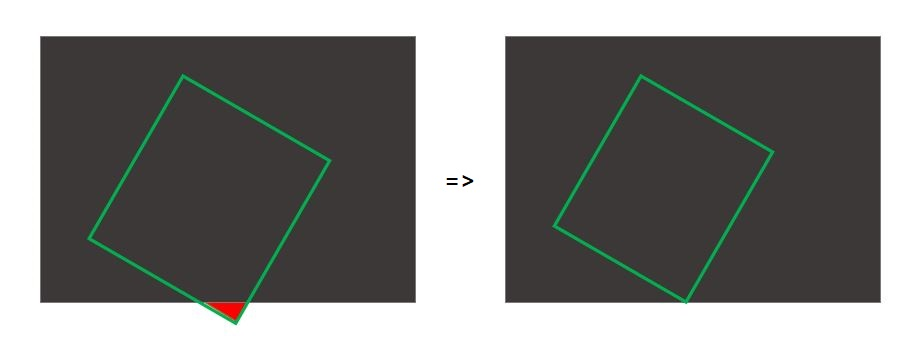
#> input picture imageProcessingApp/Sample.jpg, 916 x 348 px
$ python test.py
#> lines starting #> are read from the running program, lines starting #| are printed output that depends on the picture
import cv2
import numpy as np
print(cv2.__version__)

# Load and display an image
img = cv2.imread('Sample.jpg', -1)
#> img is the input picture: shape (348, 916, 3); mean B, G, R 129.4, 131.3, 131.6
if img is not None:
    cv2.imshow('Sample Image -1', img)
    cv2.waitKey(0)
    cv2.destroyAllWindows()
else:
    print("Could not read the image.")

img1 = cv2.imread('Sample.jpg', 0)
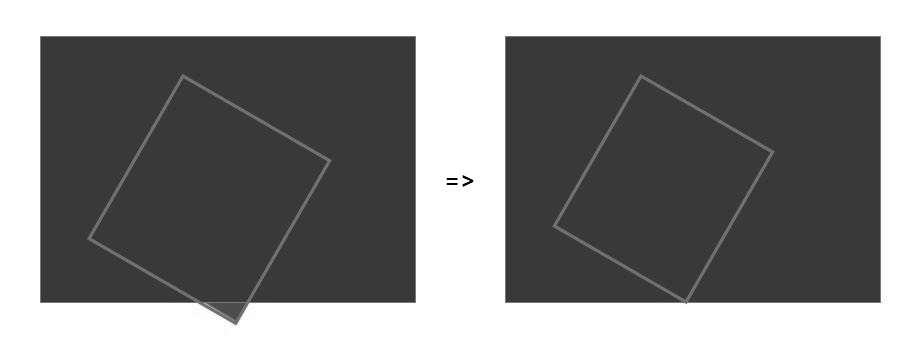
#> img1: shape (348, 916); min 0, max 255, mean 131.1
if img1 is not None:
    cv2.imshow('Sample Image 0', img1)
    cv2.waitKey(0)
    cv2.destroyAllWindows()
else:
    print("Could not read the image.")


img2 = cv2.imread('Sample.jpg', 1)
if img2 is not None:
    cv2.imshow('Sample Image -1', img2)
    cv2.waitKey(0)
    cv2.destroyAllWindows()
else:
    print("Could not read the image.")


image_Data = [
    [[0, 0, 0], [255, 255, 255]],
    [[0, 0, 0], [255, 255, 255]],
    [[0, 0, 0], [255, 255, 255]],
    [[0, 0, 0], [255, 255, 255]],
    [[0, 0, 0], [255, 255, 255]],
    [[0, 0, 0], [255, 255, 255]],
    [[0, 0, 0], [255, 255, 255]],
    [[0, 0, 0], [255, 255, 255]],
    [[0, 0, 0], [255, 255, 255]],
    [[0, 0, 0], [255, 255, 255]],
    [[0, 0, 0], [255, 255, 255]],
    [[0, 0, 0], [255, 255, 255]],
    [[0, 0, 0], [255, 255, 255]],
    [[0, 0, 0], [255, 255, 255]],
    [[0, 0, 0], [255, 255, 255]],
    [[0, 0, 0], [255, 255, 255]],
    [[0, 0, 0], [255, 255, 255]],
    [[0, 0, 0], [255, 255, 255]],
    [[0, 0, 0], [255, 255, 255]],
    [[0, 0, 0], [255, 255, 255]],
    [[0, 0, 0], [255, 255, 255]],
    [[0, 0, 0], [255, 255, 255]],
    [[0, 0, 0], [255, 255, 255]],
    [[0, 0, 0], [255, 255, 255]],
    [[0, 0, 0], [255, 255, 255]],
    [[0, 0, 0], [255, 255, 255]],
    [[0, 0, 0], [255, 255, 255]],
    [[0, 0, 0], [255, 255, 255]],
    [[0, 0, 0], [255, 255, 255]],
    [[0, 0, 0], [255, 255, 255]],
    [[0, 0, 0], [255, 255, 255]],
    [[0, 0, 0], [255, 255, 255]],
    [[0, 0, 0], [255, 255, 255]],
    [[0, 0, 0], [255, 255, 255]],
    [[0, 0, 0], [255, 255, 255]]
    ]

made_img = np.array(image_Data,  dtype=np.uint8)


cv2.imshow('made image', made_img)
cv2.waitKey(0)
cv2.destroyAllWindows()
